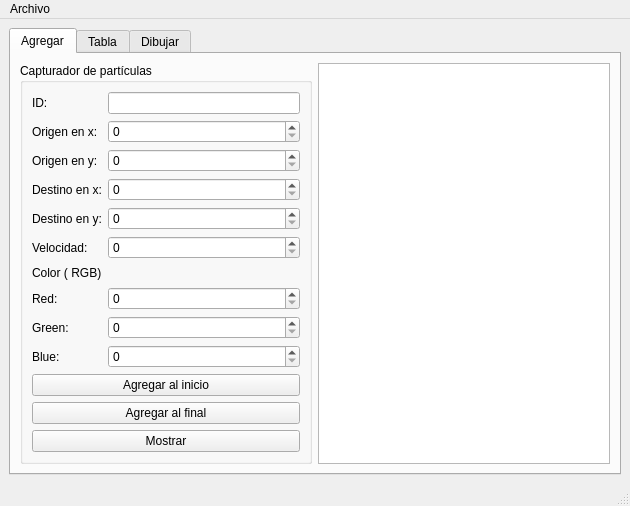
<?xml version="1.0" encoding="UTF-8"?>
<ui version="4.0">
 <class>MainWindow</class>
 <widget class="QMainWindow" name="MainWindow">
  <property name="geometry">
   <rect>
    <x>0</x>
    <y>0</y>
    <width>630</width>
    <height>478</height>
   </rect>
  </property>
  <property name="cursor">
   <cursorShape>ArrowCursor</cursorShape>
  </property>
  <property name="windowTitle">
   <string>MainWindow</string>
  </property>
  <property name="documentMode">
   <bool>false</bool>
  </property>
  <widget class="QWidget" name="centralwidget">
   <layout class="QGridLayout" name="gridLayout_5">
    <item row="0" column="0">
     <widget class="QTabWidget" name="tabWidget">
      <property name="currentIndex">
       <number>0</number>
      </property>
      <widget class="QWidget" name="tab">
       <attribute name="title">
        <string>Agregar</string>
       </attribute>
       <layout class="QGridLayout" name="gridLayout_2">
        <item row="0" column="0">
         <widget class="QGroupBox" name="groupBox">
          <property name="title">
           <string>Capturador de partículas</string>
          </property>
          <layout class="QGridLayout" name="gridLayout">
           <item row="11" column="0" colspan="2">
            <widget class="QPushButton" name="agregar_final_pushButton">
             <property name="text">
              <string>Agregar al final</string>
             </property>
            </widget>
           </item>
           <item row="8" column="0">
            <widget class="QLabel" name="label_9">
             <property name="text">
              <string>Green:</string>
             </property>
            </widget>
           </item>
           <item row="10" column="0" colspan="2">
            <widget class="QPushButton" name="agregar_inicio_pushButton">
             <property name="text">
              <string>Agregar al inicio</string>
             </property>
            </widget>
           </item>
           <item row="2" column="0">
            <widget class="QLabel" name="label_3">
             <property name="text">
              <string>Origen en y:</string>
             </property>
            </widget>
           </item>
           <item row="4" column="1">
            <widget class="QSpinBox" name="destino_y_spinBox">
             <property name="maximum">
              <number>500</number>
             </property>
            </widget>
           </item>
           <item row="1" column="0">
            <widget class="QLabel" name="label_2">
             <property name="text">
              <string>Origen en x:</string>
             </property>
            </widget>
           </item>
           <item row="6" column="0">
            <widget class="QLabel" name="label_7">
             <property name="text">
              <string>Color ( RGB)</string>
             </property>
            </widget>
           </item>
           <item row="0" column="0">
            <widget class="QLabel" name="label">
             <property name="text">
              <string>ID:</string>
             </property>
            </widget>
           </item>
           <item row="9" column="0">
            <widget class="QLabel" name="label_10">
             <property name="text">
              <string>Blue:</string>
             </property>
            </widget>
           </item>
           <item row="12" column="0" colspan="2">
            <widget class="QPushButton" name="mostrar_pushButton">
             <property name="text">
              <string>Mostrar</string>
             </property>
            </widget>
           </item>
           <item row="2" column="1">
            <widget class="QSpinBox" name="origen_y_spinBox">
             <property name="maximum">
              <number>500</number>
             </property>
            </widget>
           </item>
           <item row="7" column="1">
            <widget class="QSpinBox" name="red_spinBox">
             <property name="enabled">
              <bool>true</bool>
             </property>
             <property name="maximum">
              <number>255</number>
             </property>
            </widget>
           </item>
           <item row="1" column="1">
            <widget class="QSpinBox" name="origen_x_spinBox">
             <property name="maximum">
              <number>500</number>
             </property>
            </widget>
           </item>
           <item row="7" column="0">
            <widget class="QLabel" name="label_8">
             <property name="text">
              <string>Red:</string>
             </property>
            </widget>
           </item>
           <item row="8" column="1">
            <widget class="QSpinBox" name="green_spinBox">
             <property name="maximum">
              <number>255</number>
             </property>
            </widget>
           </item>
           <item row="9" column="1">
            <widget class="QSpinBox" name="blue_spinBox">
             <property name="maximum">
              <number>255</number>
             </property>
            </widget>
           </item>
           <item row="5" column="1">
            <widget class="QSpinBox" name="velocidad_spinBox">
             <property name="maximum">
              <number>500</number>
             </property>
            </widget>
           </item>
           <item row="3" column="0">
            <widget class="QLabel" name="label_4">
             <property name="text">
              <string>Destino en x:</string>
             </property>
            </widget>
           </item>
           <item row="3" column="1">
            <widget class="QSpinBox" name="destino_x_spinBox">
             <property name="maximum">
              <number>500</number>
             </property>
            </widget>
           </item>
           <item row="5" column="0">
            <widget class="QLabel" name="label_6">
             <property name="text">
              <string>Velocidad:</string>
             </property>
            </widget>
           </item>
           <item row="4" column="0">
            <widget class="QLabel" name="label_5">
             <property name="text">
              <string>Destino en y:</string>
             </property>
            </widget>
           </item>
           <item row="0" column="1">
            <widget class="QLineEdit" name="id_lineEdit"/>
           </item>
          </layout>
         </widget>
        </item>
        <item row="0" column="1">
         <widget class="QPlainTextEdit" name="cuadro"/>
        </item>
       </layout>
      </widget>
      <widget class="QWidget" name="tab_2">
       <attribute name="title">
        <string>Tabla</string>
       </attribute>
       <layout class="QGridLayout" name="gridLayout_4">
        <item row="0" column="0" colspan="3">
         <widget class="QTableWidget" name="tabla"/>
        </item>
        <item row="1" column="0">
         <widget class="QLineEdit" name="buscar_lineEdit">
          <property name="placeholderText">
           <string>Id de la particula:</string>
          </property>
         </widget>
        </item>
        <item row="1" column="1">
         <widget class="QPushButton" name="buscar_pushButton">
          <property name="text">
           <string>Buscar</string>
          </property>
         </widget>
        </item>
        <item row="1" column="2">
         <widget class="QPushButton" name="mostrar_tabla_pushButton">
          <property name="text">
           <string>Mostrar</string>
          </property>
         </widget>
        </item>
       </layout>
      </widget>
      <widget class="QWidget" name="tab_3">
       <attribute name="title">
        <string>Dibujar</string>
       </attribute>
       <layout class="QGridLayout" name="gridLayout_3">
        <item row="0" column="0" colspan="2">
         <widget class="QGraphicsView" name="graphicsView"/>
        </item>
        <item row="1" column="0">
         <widget class="QPushButton" name="dibujar">
          <property name="text">
           <string>Dibujar</string>
          </property>
         </widget>
        </item>
        <item row="1" column="1">
         <widget class="QPushButton" name="limpiar">
          <property name="text">
           <string>Limpiar</string>
          </property>
         </widget>
        </item>
       </layout>
      </widget>
     </widget>
    </item>
   </layout>
  </widget>
  <widget class="QMenuBar" name="menubar">
   <property name="geometry">
    <rect>
     <x>0</x>
     <y>0</y>
     <width>630</width>
     <height>21</height>
    </rect>
   </property>
   <widget class="QMenu" name="menuGuardar">
    <property name="title">
     <string>Archivo</string>
    </property>
    <addaction name="actionAbrir"/>
    <addaction name="actionGuardar"/>
    <addaction name="actionOrdenar"/>
    <addaction name="actionGrafo"/>
    <addaction name="actionProfundidad"/>
    <addaction name="actionAmplitud"/>
   </widget>
   <addaction name="menuGuardar"/>
  </widget>
  <widget class="QStatusBar" name="statusbar"/>
  <action name="actionAbrir">
   <property name="text">
    <string>Abrir</string>
   </property>
   <property name="shortcut">
    <string>Ctrl+O</string>
   </property>
  </action>
  <action name="actionGuardar">
   <property name="text">
    <string>Guardar</string>
   </property>
   <property name="shortcut">
    <string>Ctrl+S</string>
   </property>
  </action>
  <action name="actionOrdenar">
   <property name="text">
    <string>Ordenar</string>
   </property>
   <property name="shortcut">
    <string>Ctrl+N</string>
   </property>
  </action>
  <action name="actionGrafo">
   <property name="text">
    <string>Método Grafo</string>
   </property>
   <property name="shortcut">
    <string>Ctrl+G</string>
   </property>
  </action>
  <action name="actionAmplitud">
   <property name="text">
    <string>Busqueda amplitud</string>
   </property>
   <property name="shortcut">
    <string>Ctrl+A</string>
   </property>
  </action>
  <action name="actionProfundidad">
   <property name="text">
    <string>Busqueda profundidad</string>
   </property>
   <property name="shortcut">
    <string>Ctrl+P</string>
   </property>
  </action>
 </widget>
 <resources/>
 <connections/>
</ui>
